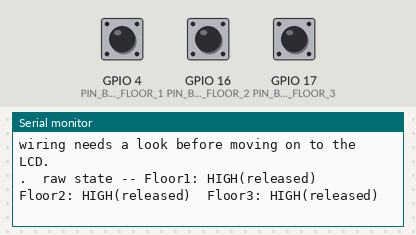
A sketch run on a simulated ESP32. Shown: the last lines printed to the serial monitor. The inputs (shaded band) are chosen by the test bench; at power-on: GPIO 4 (PIN_BTN_FLOOR_1) HIGH, GPIO 16 (PIN_BTN_FLOOR_2) HIGH, GPIO 17 (PIN_BTN_FLOOR_3) HIGH.

Above: at 1.2 s.
1.3 s: GPIO 4 (PIN_BTN_FLOOR_1) pulled LOW for 0.15 s
At 1.9 s:
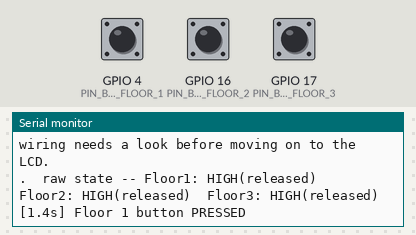
2.9 s: GPIO 16 (PIN_BTN_FLOOR_2) pulled LOW for 0.15 s
At 3.8 s:
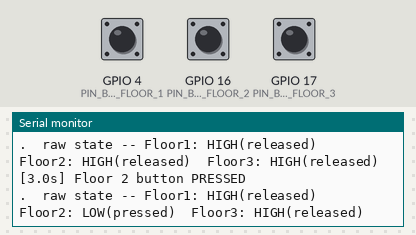
4.5 s: GPIO 17 (PIN_BTN_FLOOR_3) pulled LOW for 1 s
At 5.7 s:
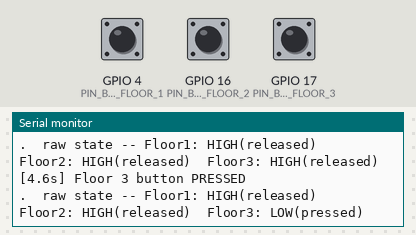
7.0 s: GPIO 4 (PIN_BTN_FLOOR_1) pulled LOW for 1 s
At 7.8 s:
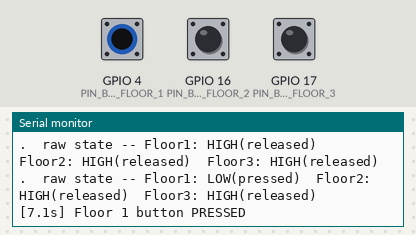
9.5 s: GPIO 16 (PIN_BTN_FLOOR_2) pulled LOW for 1 s
At 10.7 s:
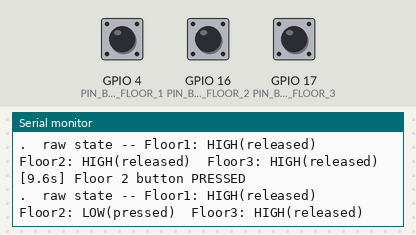
12.0 s: GPIO 17 (PIN_BTN_FLOOR_3) pulled LOW for 0.15 s
At 12.8 s:
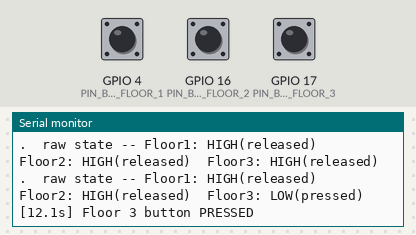
Timing chart, 0 to 14.6 s (numbered marks = the images above; inputs shaded):
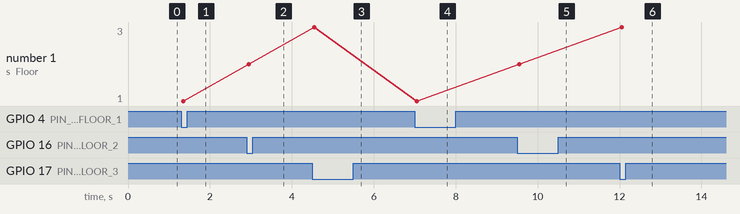

Measured:
- after the input at 1.3 s, the serial monitor: prints a new line after 0.05 s (image 1)
- after the input at 2.9 s, the serial monitor: prints a new line after 0.05 s (image 2)
- after the input at 4.5 s, the serial monitor: prints a new line after 0.05 s (image 3)
- after the input at 7.0 s, the serial monitor: prints a new line at once (image 4)
- after the input at 9.5 s, the serial monitor: prints a new line after 0.05 s (image 5)
- after the input at 12.0 s, the serial monitor: prints a new line at once (image 6)

The sketch:

BenchTest.ino
```cpp
/*
  ============================================================================
  BSH-Elevator -- Push Buttons Bench Test (Phase A, this component only)
  ============================================================================
  Purpose: bench-test the 3 floor-call buttons in isolation, per the
  checklist in Firmware/BSH-Elevator/Push_Buttons/Build_Log.md. No LCD, no
  motor, no WiFi, no Modbus -- just these three inputs, watched over Serial,
  so a wiring mistake or a debounce problem gets caught before it's tangled
  up with the rest of the state machine.

  This is a bench aid, not a file that gets committed to the repo -- the
  project convention (Firmware/WORKFLOW.md Section 3) keeps each component
  subfolder to exactly Wiring.md + Build_Log.md. The real, committed
  firmware for this node is Firmware/BSH_Elevator_Node.ino (full WiFi +
  Modbus version, Phase B/C) and, once Phase A's three components are all
  confirmed, a combined standalone integration sketch modeled on
  BSH_FireAlarm_Node.ino's current Phase A version -- same debounce
  approach as this test, just wired into the full door-close/moving/arrived
  state machine instead of a bare Serial print.

  Wiring (see Firmware/BSH-Elevator/Push_Buttons/Wiring.md):
    Floor 1 -> GPIO 4,  other leg -> GND
    Floor 2 -> GPIO 16, other leg -> GND
    Floor 3 -> GPIO 17, other leg -> GND
    INPUT_PULLUP in firmware -- no external resistor needed on any of the
    three (none of these pins are in the input-only 34-39 range that lacks
    an internal pull-up).

  What this sketch does:
    - Reads all three buttons every loop iteration with the same ~50ms
      debounce struct the real firmware uses
    - Prints a line only on a debounced rising edge (press), with a
      timestamp -- a single physical press should print exactly once per
      button, which is the debounce check called out in the Build_Log
      checklist
    - Also prints a quiet heartbeat once a second with the live raw state
      of all three, so you can tell the sketch is still running and can
      spot a floating/stuck pin even between presses

  Board: "ESP32 Dev Module"
  No libraries needed beyond the ESP32 core.
  ============================================================================
*/

const int PIN_BTN_FLOOR_1 = 4;
const int PIN_BTN_FLOOR_2 = 16;
const int PIN_BTN_FLOOR_3 = 17;

const unsigned long DEBOUNCE_MS = 50;
struct ButtonState {
  bool rawLast = false;
  bool debounced = false;
  unsigned long lastChange = 0;
};
ButtonState btn1, btn2, btn3;

bool readDebounced(int pin, ButtonState &s, unsigned long now) {
  bool raw = (digitalRead(pin) == LOW);   // active LOW
  if (raw != s.rawLast) {
    s.lastChange = now;
    s.rawLast = raw;
  }
  if (now - s.lastChange > DEBOUNCE_MS) {
    s.debounced = raw;
  }
  return s.debounced;
}

unsigned long lastHeartbeat = 0;
const unsigned long HEARTBEAT_INTERVAL_MS = 1000;

void setup() {
  Serial.begin(115200);
  pinMode(PIN_BTN_FLOOR_1, INPUT_PULLUP);
  pinMode(PIN_BTN_FLOOR_2, INPUT_PULLUP);
  pinMode(PIN_BTN_FLOOR_3, INPUT_PULLUP);

  Serial.println();
  Serial.println("=== BSH-Elevator Push Buttons Bench Test ===");
  Serial.println("Press each floor button once. Each press should print exactly");
  Serial.println("one line below -- if a single press prints twice, debounce or");
  Serial.println("wiring needs a look before moving on to the LCD.");
  Serial.println();
}

void loop() {
  unsigned long now = millis();

  bool p1 = readDebounced(PIN_BTN_FLOOR_1, btn1, now);
  bool p2 = readDebounced(PIN_BTN_FLOOR_2, btn2, now);
  bool p3 = readDebounced(PIN_BTN_FLOOR_3, btn3, now);

  static bool p1Last = false, p2Last = false, p3Last = false;
  if (p1 && !p1Last) {
    Serial.print("[");
    Serial.print(now / 1000.0, 1);
    Serial.println("s] Floor 1 button PRESSED");
  }
  if (p2 && !p2Last) {
    Serial.print("[");
    Serial.print(now / 1000.0, 1);
    Serial.println("s] Floor 2 button PRESSED");
  }
  if (p3 && !p3Last) {
    Serial.print("[");
    Serial.print(now / 1000.0, 1);
    Serial.println("s] Floor 3 button PRESSED");
  }
  p1Last = p1; p2Last = p2; p3Last = p3;

  if (now - lastHeartbeat >= HEARTBEAT_INTERVAL_MS) {
    lastHeartbeat = now;
    Serial.print(".  raw state -- Floor1: ");
    Serial.print(digitalRead(PIN_BTN_FLOOR_1) == LOW ? "LOW(pressed)" : "HIGH(released)");
    Serial.print("  Floor2: ");
    Serial.print(digitalRead(PIN_BTN_FLOOR_2) == LOW ? "LOW(pressed)" : "HIGH(released)");
    Serial.print("  Floor3: ");
    Serial.println(digitalRead(PIN_BTN_FLOOR_3) == LOW ? "LOW(pressed)" : "HIGH(released)");
  }
}
```
